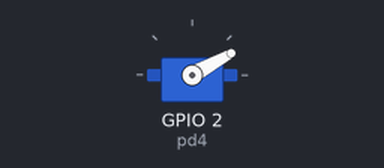
The program below on a simulated ESP8266 board running MicroPython. On the bench: servo. Servo angles are drawn from the pulse width (0.5 ms = 0°, 2.5 ms = 180°).

Above: at 0.05 s.
At 0.55 s:
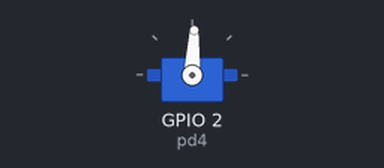
At 1.05 s:
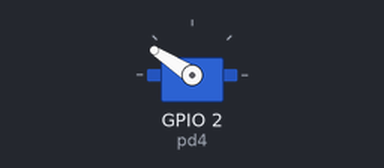
At 2.1 s:
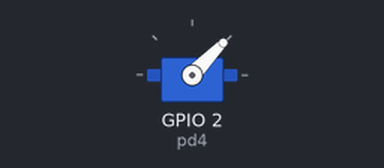
Timing chart, 0 to 5.2 s (numbered marks = the images above):
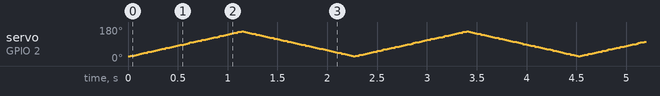

The program:

Sweep.py
```python
import machine
import time

pd4 = machine.Pin(2)  # Servo connected on D4
servo = machine.PWM(pd4, freq=50)
while(1):
    for x in range(40, 115):
        servo.duty(x)
        time.sleep_ms(15)
    for x in range(115, 40, -1):
        servo.duty(x)
        time.sleep_ms(15)
```
